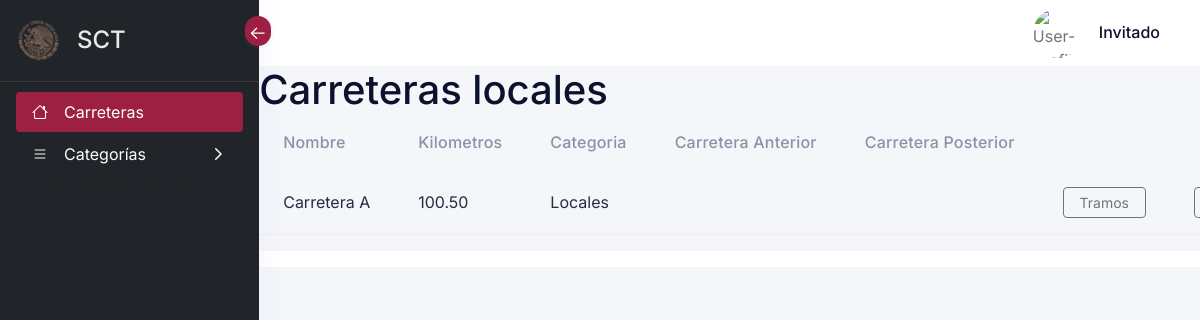
/?view=index&opt=locales, run on an earlier commit of the app's database.
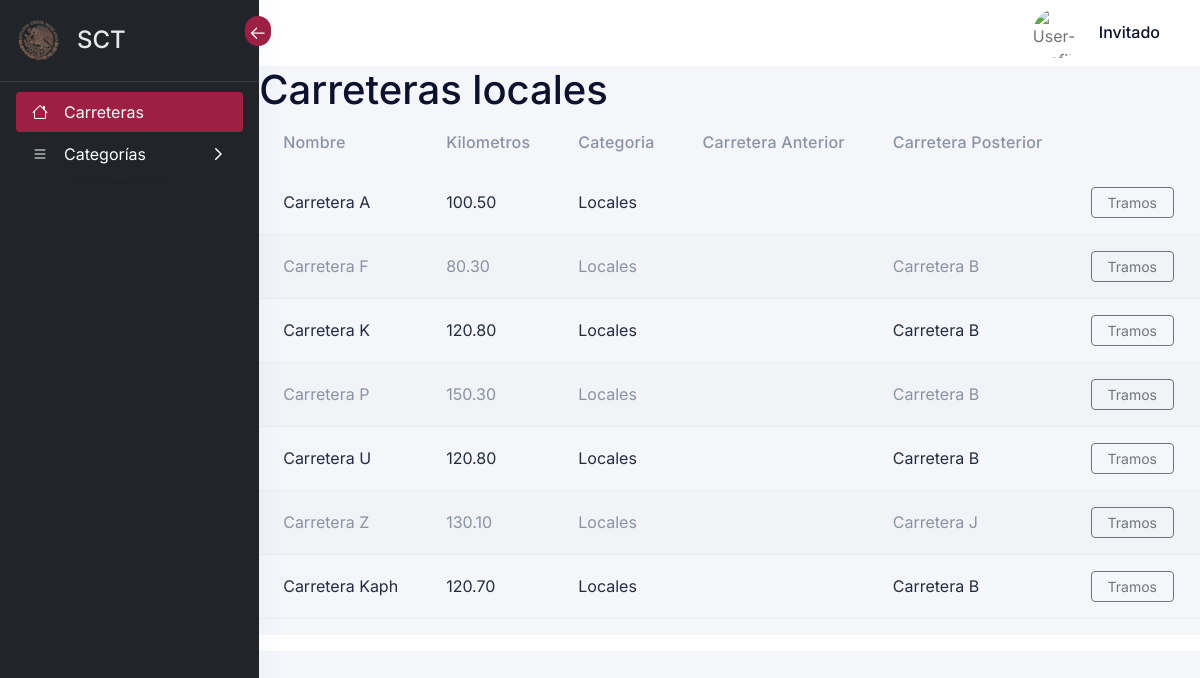
And on a later commit of the database.
### tables this page shows
CREATE TABLE carreteras (
    id_Carretera INT AUTO_INCREMENT PRIMARY KEY,
    Nombre VARCHAR(255) NOT NULL,
    Kilometros DECIMAL(10, 2) NOT NULL,
    Categoria_id INT NOT NULL,
    Carretera_Anterior INT,
    Carretera_Posterior INT,
    status int default 1,
    FOREIGN KEY (Categoria_id) REFERENCES categorias(id_Categoria),
    FOREIGN KEY (Carretera_Anterior) REFERENCES carreteras(id_Carretera),
    FOREIGN KEY (Carretera_Posterior) REFERENCES carreteras(id_Carretera)
);

CREATE TABLE categorias (
    id_Categoria INT AUTO_INCREMENT PRIMARY KEY,
    Nombre VARCHAR(255) NOT NULL
);

### core/controller/Layout.php (called while the page is built)
<?php
class Module {
	public static function loadLayout(){
		include "core/app/layouts/layout.php";
	}
}
?>

### core/controller/Lb.php (called while the page is built, shortened)
<?php
class Lb {
	public function start(){
		include "core/app/init.php";
	}
}
?>

### index.php (called while the page is built, shortened)
<?php
$lb = new Lb();
$lb->start();
?>

### core/controller/Model.php (called while the page is built, shortened)
<?php
class Model {
	public static function exists($modelname){
		$fullpath = self::getFullpath($modelname);
		$found=false;
		if(file_exists($fullpath)){
			$found = true;
		}
		return $found;
	}
	public static function getFullpath($modelname){
		return "core/app/model/".$modelname.".php";
	}
	public static function many($query,$aclass){
		$cnt = 0;
		$array = array();
		while($r = $query->fetch_array()){
			$array[$cnt] = new $aclass;
			$cnt2=1;
			foreach ($r as $key => $v) {
				if($cnt2>0 && $cnt2%2==0){
					$array[$cnt]->$key = $v;
				}
				$cnt2++;
			}
			$cnt++;
		}
		return $array;
	}
}
?>

### core/controller/Executor.php (called while the page is built, shortened)
<?php
class Executor {
	public static function doit($sql){
		$con = Database::getCon();
		return array($con->query($sql),$con->insert_id);
	}
}
?>

### core/app/model/CarreterasData.php (called while the page is built, shortened)
<?php
class CarreterasData extends Extra{
	public static function getByCat($id_cat){
		$sql = "select
				c.Nombre AS Carretera,
				c.Kilometros AS Kilometros,
				cat.Nombre AS Categoria,
				ca.Nombre AS Carretera_Anterior,
				cp.Nombre AS Carretera_Posterior
			FROM
				carreteras c
			LEFT JOIN categorias cat ON c.Categoria_id = cat.id_Categoria
			LEFT JOIN carreteras ca ON c.Carretera_Anterior = ca.id_Carretera
			LEFT JOIN carreteras cp ON c.Carretera_Posterior = cp.id_Carretera
				where c.status=1 and c.Categoria_id =".$id_cat;
		$query = Executor::doit($sql);
		return Model::many($query[0],new CarreterasData());
	}
}
?>

### core/app/view/index-view.php (the view, shortened to what the rows shown need)
<?php
    if(isset($_GET["opt"]) && $_GET["opt"] == "locales"){
        $listaCarreteras_locales = CarreterasData::getByCat(1);
?>
<div class="bd-example table-responsive">
        <table class="table table-striped">
            <thead>
            <tr>
                <th scope="col">Nombre</th>
                <th scope="col">Kilometros</th>
                <th scope="col">Categoria</th>
                <th scope="col">Carretera anterior</th>
                <th scope="col">Carretera posterior</th>
            </tr>
            </thead>
            <tbody>
            <?php
		        foreach ($listaCarreteras_locales as $key => $row) {
		    ?>
            <tr>
                <td><?php echo $row->Carretera; ?></td>
                <td><?php echo $row->Kilometros; ?></td>
                <td><?php echo $row->Categoria; ?></td>
                <td><?php echo $row->Carretera_Anterior; ?></td>
                <td><?php echo $row->Carretera_Posterior; ?></td>
                <td><a href="./?view=tramo&opt=tramos&Carretera=<?php echo $row->Carretera;?>" class="btn btn-outline-gray btn-sm"><i class="fa fa-pencil"></i> Tramos </a> </td>
                <td><a href="./?view=confluye&opt=confluye&Carretera=<?php echo $row->Carretera;?>" class="btn btn-outline-gray btn-sm"><i class="fa fa-pencil"></i> Confluye </a> </td>
            </tr>
            <?php
                }
            ?>
            </tbody>
        </table>
</div>
<?php
    } else if (isset($_GET["opt"]) && $_GET["opt"] == "comerciales"){
        $listaCarreteras_locales = CarreterasData::getByCat(2);
?>
<p class="h1">Carreteras comerciales</p>
<div class="bd-example table-responsive">
        <table class="table table-striped">
            <thead>
            <tr>
                <th scope="col">Nombre</th>
                <th scope="col">Kilometros</th>
                <th scope="col">Categoria</th>
                <th scope="col">Carretera anterior</th>
                <th scope="col">Carretera posterior</th>
            </tr>
            </thead>
            <tbody>
            <?php
		        foreach ($listaCarreteras_locales as $key => $row) {
		    ?>
            <tr>
                <td><?php echo $row->Carretera; ?></td>
                <td><?php echo $row->Kilometros; ?></td>
                <td><?php echo $row->Categoria; ?></td>
                <td><?php echo $row->Carretera_Anterior; ?></td>
                <td><?php echo $row->Carretera_Posterior; ?></td>
                <td><a href="./?view=tramo&opt=tramos&Carretera=<?php echo $row->Carretera;?>" class="btn btn-outline-gray btn-sm"><i class="fa fa-pencil"></i> Tramos </a> </td>
                <td><a href="./?view=confluye&opt=confluye&Carretera=<?php echo $row->Carretera;?>" class="btn btn-outline-gray btn-sm"><i class="fa fa-pencil"></i> Confluye </a> </td>
            </tr>
            <?php
                }
            ?>
            </tbody>
        </table>
</div>
<?php
    } else if (isset($_GET["opt"]) && $_GET["opt"] == "regionales"){
        $listaCarreteras_locales = CarreterasData::getByCat(3);
?>
<p class="h1">Carreteras regionales</p>
<div class="bd-example table-responsive">
        <table class="table table-striped">
            <thead>
            <tr>
                <th scope="col">Nombre</th>
                <th scope="col">Kilometros</th>
                <th scope="col">Categoria</th>
                <th scope="col">Carretera anterior</th>
                <th scope="col">Carretera posterior</th>
            </tr>
            </thead>
            <tbody>
            <?php
		        foreach ($listaCarreteras_locales as $key => $row) {
		    ?>
            <tr>
                <td><?php echo $row->Carretera; ?></td>
                <td><?php echo $row->Kilometros; ?></td>
                <td><?php echo $row->Categoria; ?></td>
                <td><?php echo $row->Carretera_Anterior; ?></td>
                <td><?php echo $row->Carretera_Posterior; ?></td>
                <td><a href="./?view=tramo&opt=tramos&Carretera=<?php echo $row->Carretera;?>" class="btn btn-outline-gray btn-sm"><i class="fa fa-pencil"></i> Tramos </a> </td>
                <td><a href="./?view=confluye&opt=confluye&Carretera=<?php echo $row->Carretera;?>" class="btn btn-outline-gray btn-sm"><i class="fa fa-pencil"></i> Confluye </a> </td>
            </tr>
            <?php
                }
            ?>
            </tbody>
        </table>
</div>
<?php
    } else if (isset($_GET["opt"]) && $_GET["opt"] == "nacionales"){
        $listaCarreteras_locales = CarreterasData::getByCat(4);
?>
<p class="h1">Carreteras nacionales</p>
<div class="bd-example table-responsive">
        <table class="table table-striped">
            <thead>
            <tr>
                <th scope="col">Nombre</th>
                <th scope="col">Kilometros</th>
                <th scope="col">Categoria</th>
                <th scope="col">Carretera anterior</th>
                <th scope="col">Carretera posterior</th>
            </tr>
            </thead>
            <tbody>
            <?php
		        foreach ($listaCarreteras_locales as $key => $row) {
		    ?>
            <tr>
                <td><?php echo $row->Carretera; ?></td>
                <td><?php echo $row->Kilometros; ?></td>
                <td><?php echo $row->Categoria; ?></td>
                <td><?php echo $row->Carretera_Anterior; ?></td>
                <td><?php echo $row->Carretera_Posterior; ?></td>
                <td><a href="./?view=tramo&opt=tramos&Carretera=<?php echo $row->Carretera;?>" class="btn btn-outline-gray btn-sm"><i class="fa fa-pencil"></i> Tramos </a> </td>
                <td><a href="./?view=confluye&opt=confluye&Carretera=<?php echo $row->Carretera;?>" class="btn btn-outline-gray btn-sm"><i class="fa fa-pencil"></i> Confluye </a> </td>
            </tr>
            <?php
                }
            ?>
            </tbody>
        </table>
</div>
<?php
    } else if (isset($_GET["opt"]) && $_GET["opt"] == "autovias"){
        $listaCarreteras_locales = CarreterasData::getByCat(5);
?>
<p class="h1">Autovías</p>
<div class="bd-example table-responsive">
        <table class="table table-striped">
            <thead>
            <tr>
                <th scope="col">Nombre</th>
                <th scope="col">Kilometros</th>
                <th scope="col">Categoria</th>
                <th scope="col">Carretera anterior</th>
                <th scope="col">Carretera posterior</th>
            </tr>
            </thead>
            <tbody>
            <?php
		        foreach ($listaCarreteras_locales as $key => $row) {
		    ?>
            <tr>
                <td><?php echo $row->Carretera; ?></td>
                <td><?php echo $row->Kilometros; ?></td>
                <td><?php echo $row->Categoria; ?></td>
                <td><?php echo $row->Carretera_Anterior; ?></td>
                <td><?php echo $row->Carretera_Posterior; ?></td>
                <td><a href="./?view=tramo&opt=tramos&Carretera=<?php echo $row->Carretera;?>" class="btn btn-outline-gray btn-sm"><i class="fa fa-pencil"></i> Tramos </a> </td>
                <td><a href="./?view=confluye&opt=confluye&Carretera=<?php echo $row->Carretera;?>" class="btn btn-outline-gray btn-sm"><i class="fa fa-pencil"></i> Confluye </a> </td>
            </tr>
            <?php
                }
            ?>
            </tbody>
        </table>
</div>
<?php
    }
?>

What changed in the data, as far as the page shows it:
added carreteras: Nombre "Carretera F", Kilometros "80.30", Categoria.Nombre "Locales", Carretera_Posterior.Nombre "Carretera B"
added carreteras: Nombre "Carretera K", Kilometros "120.80", Categoria.Nombre "Locales", Carretera_Posterior.Nombre "Carretera B"
added carreteras: Nombre "Carretera P", Kilometros "150.30", Categoria.Nombre "Locales", Carretera_Posterior.Nombre "Carretera B"
added carreteras: Nombre "Carretera U", Kilometros "120.80", Categoria.Nombre "Locales", Carretera_Posterior.Nombre "Carretera B"
added carreteras: Nombre "Carretera Z", Kilometros "130.10", Categoria.Nombre "Locales", Carretera_Posterior.Nombre "Carretera J"
added carreteras: Nombre "Carretera Kaph", Kilometros "120.70", Categoria.Nombre "Locales", Carretera_Posterior.Nombre "Carretera B"
